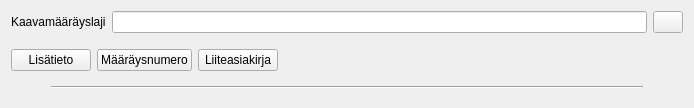
<?xml version="1.0" encoding="UTF-8"?>
<ui version="4.0">
 <class>Form</class>
 <widget class="QWidget" name="Form">
  <property name="geometry">
   <rect>
    <x>0</x>
    <y>0</y>
    <width>694</width>
    <height>108</height>
   </rect>
  </property>
  <property name="windowTitle">
   <string>Form</string>
  </property>
  <layout class="QVBoxLayout" name="verticalLayout">
   <item>
    <layout class="QFormLayout" name="form_layout">
     <item row="0" column="0">
      <widget class="QLabel" name="label_4">
       <property name="text">
        <string>Kaavamääräyslaji</string>
       </property>
      </widget>
     </item>
     <item row="0" column="1">
      <layout class="QHBoxLayout" name="horizontalLayout">
       <item>
        <widget class="QLineEdit" name="plan_regulation_name"/>
       </item>
       <item>
        <widget class="QPushButton" name="del_btn">
         <property name="sizePolicy">
          <sizepolicy hsizetype="Fixed" vsizetype="Fixed">
           <horstretch>0</horstretch>
           <verstretch>0</verstretch>
          </sizepolicy>
         </property>
         <property name="maximumSize">
          <size>
           <width>30</width>
           <height>16777215</height>
          </size>
         </property>
         <property name="text">
          <string/>
         </property>
        </widget>
       </item>
      </layout>
     </item>
    </layout>
   </item>
   <item>
    <layout class="QHBoxLayout" name="horizontalLayout_2">
     <item>
      <widget class="QPushButton" name="add_additional_information_btn">
       <property name="text">
        <string>Lisätieto</string>
       </property>
      </widget>
     </item>
     <item>
      <widget class="QPushButton" name="add_regulation_number_btn">
       <property name="text">
        <string>Määräysnumero</string>
       </property>
      </widget>
     </item>
     <item>
      <widget class="QPushButton" name="add_file_btn">
       <property name="text">
        <string>Liiteasiakirja</string>
       </property>
      </widget>
     </item>
     <item>
      <spacer name="horizontalSpacer_3">
       <property name="orientation">
        <enum>Qt::Horizontal</enum>
       </property>
       <property name="sizeHint" stdset="0">
        <size>
         <width>40</width>
         <height>20</height>
        </size>
       </property>
      </spacer>
     </item>
    </layout>
   </item>
   <item>
    <layout class="QHBoxLayout" name="horizontalLayout_4">
     <item>
      <spacer name="horizontalSpacer_4">
       <property name="orientation">
        <enum>Qt::Horizontal</enum>
       </property>
       <property name="sizeType">
        <enum>QSizePolicy::Fixed</enum>
       </property>
       <property name="sizeHint" stdset="0">
        <size>
         <width>40</width>
         <height>20</height>
        </size>
       </property>
      </spacer>
     </item>
     <item>
      <widget class="Line" name="line">
       <property name="minimumSize">
        <size>
         <width>0</width>
         <height>20</height>
        </size>
       </property>
       <property name="orientation">
        <enum>Qt::Horizontal</enum>
       </property>
      </widget>
     </item>
     <item>
      <spacer name="horizontalSpacer_5">
       <property name="orientation">
        <enum>Qt::Horizontal</enum>
       </property>
       <property name="sizeType">
        <enum>QSizePolicy::Fixed</enum>
       </property>
       <property name="sizeHint" stdset="0">
        <size>
         <width>40</width>
         <height>20</height>
        </size>
       </property>
      </spacer>
     </item>
    </layout>
   </item>
  </layout>
 </widget>
 <resources/>
 <connections/>
</ui>
